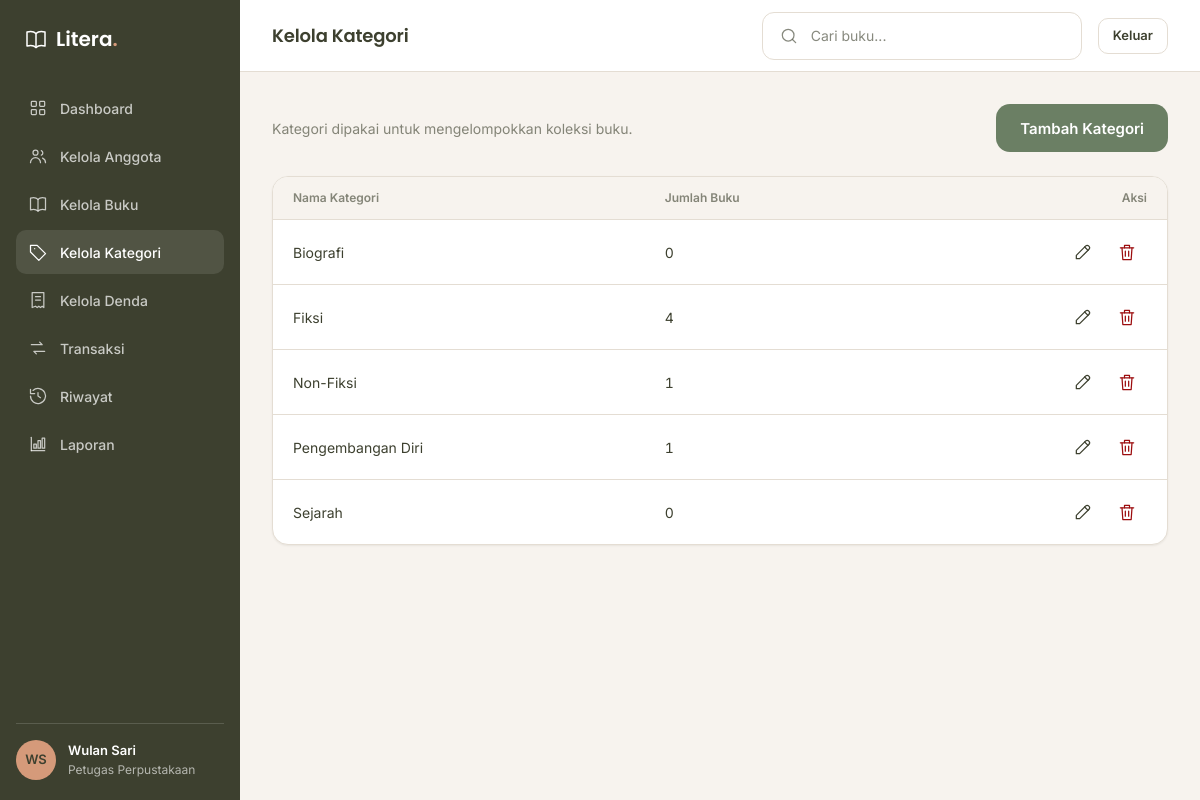
The page /admin/kategori (signed in) on the database its author committed.
### tables this page shows
CREATE TABLE kategori (
    id            INT AUTO_INCREMENT PRIMARY KEY,
    nama_kategori VARCHAR(100) NOT NULL UNIQUE
);

### app/core/Controller.php (called while the page is built, shortened)
<?php
abstract class Controller
{
    protected function view(string $view, array $data = [], string $layout = 'member'): void
    {
        extract($data, EXTR_SKIP);
        require dirname(__DIR__) . '/views/layouts/' . $layout . '.php';
    }
}

### app/controllers/KategoriController.php (called while the page is built, shortened)
<?php
final class KategoriController extends Controller
{
    public function index(): void
    {
        $this->view('admin/kategori/index', [
            'judul' => 'Kelola Kategori',
            'daftar' => Kategori::all(),
        ], 'admin');
    }
}

### public/index.php (called while the page is built, shortened)
<?php
$method = $_SERVER['REQUEST_METHOD'] ?? 'GET';
$path = (string) ($_GET['r'] ?? parse_url($_SERVER['REQUEST_URI'] ?? '/', PHP_URL_PATH) ?? '/');
$path = rawurldecode($path);
$path = '/' . trim($path, '/');
$router = new Router();
$router->get('/', [HomeController::class, 'index']);
$router->get('/login', [AuthController::class, 'form']);
$router->post('/login', [AuthController::class, 'login']);
$router->post('/logout', [AuthController::class, 'logout']);
$router->get('/beranda', [BerandaController::class, 'index'], 'anggota');
$router->get('/buku', [BukuController::class, 'index'], 'anggota');
$router->get('/buku/{id}', [BukuController::class, 'detail'], 'anggota');
$router->get('/pinjam', [PeminjamanController::class, 'form'], 'anggota');
$router->post('/pinjam', [PeminjamanController::class, 'store'], 'anggota');
$router->get('/pinjam/bukti/{id}', [PeminjamanController::class, 'bukti'], 'anggota');
$router->get('/kembali', [PengembalianController::class, 'index'], 'anggota');
$router->post('/kembali', [PengembalianController::class, 'ajukan'], 'anggota');
$router->get('/riwayat', [RiwayatController::class, 'anggota'], 'anggota');
$router->get('/denda', [DendaController::class, 'saya'], 'anggota');
$router->get('/profil', [ProfilController::class, 'index'], 'anggota');
$router->get('/admin', [DashboardController::class, 'index'], 'petugas');
$router->get('/admin/anggota', [AnggotaController::class, 'index'], 'petugas');
$router->get('/admin/anggota/tambah', [AnggotaController::class, 'create'], 'petugas');
$router->post('/admin/anggota', [AnggotaController::class, 'store'], 'petugas');
$router->get('/admin/anggota/{id}/edit', [AnggotaController::class, 'edit'], 'petugas');
$router->post('/admin/anggota/{id}', [AnggotaController::class, 'update'], 'petugas');
$router->post('/admin/anggota/{id}/hapus', [AnggotaController::class, 'destroy'], 'petugas');
$router->get('/admin/buku', [BukuController::class, 'adminIndex'], 'petugas');
$router->get('/admin/buku/tambah', [BukuController::class, 'create'], 'petugas');
$router->post('/admin/buku', [BukuController::class, 'store'], 'petugas');
$router->get('/admin/buku/{id}/edit', [BukuController::class, 'edit'], 'petugas');
$router->post('/admin/buku/{id}', [BukuController::class, 'update'], 'petugas');
$router->post('/admin/buku/{id}/hapus', [BukuController::class, 'destroy'], 'petugas');
$router->get('/admin/kategori', [KategoriController::class, 'index'], 'petugas');
$router->get('/admin/kategori/tambah', [KategoriController::class, 'create'], 'petugas');
$router->post('/admin/kategori', [KategoriController::class, 'store'], 'petugas');
$router->get('/admin/kategori/{id}/edit', [KategoriController::class, 'edit'], 'petugas');
$router->post('/admin/kategori/{id}', [KategoriController::class, 'update'], 'petugas');
$router->post('/admin/kategori/{id}/hapus', [KategoriController::class, 'destroy'], 'petugas');
$router->get('/admin/denda', [DendaController::class, 'index'], 'petugas');
$router->get('/admin/denda/tambah', [DendaController::class, 'create'], 'petugas');
$router->post('/admin/denda', [DendaController::class, 'store'], 'petugas');
$router->get('/admin/denda/{id}/edit', [DendaController::class, 'edit'], 'petugas');
$router->post('/admin/denda/{id}', [DendaController::class, 'update'], 'petugas');
$router->post('/admin/denda/{id}/hapus', [DendaController::class, 'destroy'], 'petugas');
$router->post('/admin/denda/{id}/lunas', [DendaController::class, 'lunas'], 'petugas');
$router->get('/admin/transaksi', [PeminjamanController::class, 'adminIndex'], 'petugas');
$router->get('/admin/transaksi/tambah', [PeminjamanController::class, 'adminCreate'], 'petugas');
$router->post('/admin/transaksi', [PeminjamanController::class, 'adminStore'], 'petugas');
$router->get('/admin/transaksi/{id}', [PeminjamanController::class, 'adminShow'], 'petugas');
$router->post('/admin/transaksi/{id}/kembali', [PengembalianController::class, 'proses'], 'petugas');
$router->get('/admin/riwayat', [RiwayatController::class, 'admin'], 'petugas');
$router->get('/admin/laporan', [LaporanController::class, 'buatLaporan'], 'petugas');
$router->dispatch($method, $path);

### app/models/Kategori.php (called while the page is built, shortened)
<?php
final class Kategori
{
    public static function all(): array
    {
        return Database::pdo()->query('SELECT k.*, COUNT(b.id) AS jumlah_buku FROM kategori k LEFT JOIN buku b ON b.kategori_id = k.id GROUP BY k.id ORDER BY k.nama_kategori')->fetchAll();
    }
}

### app/views/admin/kategori/index.php (the view, shortened to what this page needs)
<div class="toolbar">
    <p class="redup">Kategori dipakai untuk mengelompokkan koleksi buku.</p>
    <a class="btn btn--primary" href="<?= e(url('/admin/kategori/tambah')) ?>">Tambah Kategori</a>
</div>
<div class="table-card">
    <div class="table-scroll">
        <table class="tabel">
            <thead>
                <tr>
                    <th>Nama Kategori</th>
                    <th>Jumlah Buku</th>
                    <th class="kanan">Aksi</th>
                </tr>
            </thead>
            <tbody>
                <?php foreach ($daftar as $k): ?>
                    <tr>
                        <td><?= e($k['nama_kategori']) ?></td>
                        <td class="angka"><?= (int) $k['jumlah_buku'] ?></td>
                        <td>
                            <div class="tabel__aksi">
                                <a class="icon-btn" href="<?= e(url('/admin/kategori/' . $k['id'] . '/edit')) ?>" aria-label="Edit <?= e($k['nama_kategori']) ?>"><?= ikon('pencil') ?></a>
                                <button class="icon-btn icon-btn--bahaya" type="button"
                                        data-hapus="<?= e($k['nama_kategori']) ?>"
                                        data-aksi="<?= e(url('/admin/kategori/' . $k['id'] . '/hapus')) ?>"
                                        aria-label="Hapus <?= e($k['nama_kategori']) ?>"><?= ikon('trash') ?></button>
                            </div>
                        </td>
                    </tr>
                <?php endforeach; ?>
            </tbody>
        </table>
    </div>
</div>

### app/core/Router.php (shortened to what this page needs)
<?php
final class Router
{
    private array $routes = [];
    private function add(string $method, string $pattern, array $handler, ?string $role): void
    {
        $this->routes[] = compact('method', 'pattern', 'handler', 'role');
    }
    public function dispatch(string $method, string $path): void
    {
        foreach ($this->routes as $route) {
            if ($route['method'] !== $method) {
                continue;
            }
            $regex = '#^' . str_replace(['/', '{id}'], ['\/', '([0-9]+)'], $route['pattern']) . '$#';
            if (!preg_match($regex, $path, $cocok)) {
                continue;
            }
            [$kelas, $aksi] = $route['handler'];
            $params = array_map('intval', array_slice($cocok, 1));
            (new $kelas())->{$aksi}(...$params);
            return;
        }
        exit('Halaman tidak ditemukan.');
    }
}

### app/core/helpers.php (shortened to what this page needs)
<?php
function e($nilai): string
{
    return htmlspecialchars((string) $nilai, ENT_QUOTES, 'UTF-8');
}
function url(string $path = ''): string
{
    return BASE_URL . '/' . ltrim($path, '/');
}
function ikon(string $nama, int $ukuran = 20): string
{
    $path = $paths[$nama] ?? '';
    return '<svg class="ikon" width="' . $ukuran . '" height="' . $ukuran . '" viewBox="0 0 24 24" fill="none" stroke="currentColor" stroke-width="1.5" stroke-linecap="round" stroke-linejoin="round" aria-hidden="true">' . $path . '</svg>';
}
function logo(string $href = '#', bool $inverse = false): string
{
    $kelas = 'logo' . ($inverse ? ' logo--inverse' : '');
    $ikon = '<svg class="logo__ikon" width="24" height="24" viewBox="0 0 24 24" fill="none" stroke="currentColor" stroke-width="1.5" stroke-linecap="round" stroke-linejoin="round" aria-hidden="true"><path d="M12 6.5C10 4.5 6.5 4 3 5v14c3.5-1 7-.5 9 1.5 2-2 5.5-2.5 9-1.5V5c-3.5-1-7-.5-9 1.5Z"/><path d="M12 6.5v14"/></svg>';
    return '<a class="' . $kelas . '" href="' . e($href) . '">' . $ikon
        . '<span class="logo__teks">Litera<span class="logo__titik">.</span></span></a>';
}

### public/assets/css/tokens.css (style rules this page uses)
:root { --kelp: #3D402F; --willow: #6B7F64; --whiskey: #D59A7A; --tamarillo: #9C0D0F; --bg: #F7F3EE; --card: #FFFFFF; --sunken: rgba(61, 64, 47, 0.04); --border: #E4DDD3; --ink: #3D402F; --ink-2: rgba(61, 64, 47, 0.62); --ink-inv: #FFFFFF; --tint-success: rgba(107, 127, 100, 0.14); --tint-warning: rgba(213, 154, 122, 0.20); --tint-danger: rgba(156, 13, 15, 0.10); --tint-neutral: rgba(61, 64, 47, 0.08); --radius-kecil: 8px; --radius-input: 12px; --radius-tombol: 14px; --radius-kartu: 16px; --radius-pil: 999px; --bayang-halus: 0 1px 2px 0 rgba(61, 64, 47, 0.08); --bayang-angkat: 0 12px 32px 0 rgba(61, 64, 47, 0.10); --jarak-1: 4px; --jarak-2: 8px; --jarak-3: 12px; --jarak-4: 16px; --jarak-5: 24px; --jarak-6: 32px; --font-judul: 'Poppins', system-ui, -apple-system, 'Segoe UI', sans-serif; --font-teks: 'Inter', system-ui, -apple-system, 'Segoe UI', sans-serif; }

### public/assets/css/app.css (style rules this page uses)
*, *::before, *::after { box-sizing: border-box; }
html { -webkit-text-size-adjust: 100%; }
body { margin: 0; font-family: var(--font-teks); font-size: 14px; line-height: 1.5; color: var(--ink); background: var(--bg); }
h1, h2, h3, h4, p, ul, ol, dl, dd { margin: 0; }
a { color: var(--willow); text-decoration: none; }
button, input, select, textarea { font: inherit; color: inherit; }
button { cursor: pointer; }
img, svg { display: block; }
.redup { color: var(--ink-2); }
.angka { font-variant-numeric: tabular-nums; }
.ikon { flex: none; }
.logo { display: inline-flex; align-items: center; gap: 8px; font-family: var(--font-judul); font-size: 20px; font-weight: 600; color: var(--kelp); text-decoration: none; }
.logo__ikon { width: 24px; height: 24px; color: var(--willow); }
.logo__titik { color: var(--whiskey); }
.logo--inverse { color: var(--ink-inv); }
.logo--inverse .logo__ikon { color: var(--ink-inv); }
.btn { display: inline-flex; align-items: center; justify-content: center; gap: 8px; height: 48px; padding: 0 24px; border: 0; border-radius: var(--radius-tombol); font-family: var(--font-teks); font-size: 15px; font-weight: 600; line-height: 1; text-decoration: none; white-space: nowrap; transition: background-color .15s, color .15s, border-color .15s; }
.btn--primary { background: var(--willow); color: #fff; }
.icon-btn { display: inline-grid; place-items: center; width: 40px; height: 40px; border: 0; border-radius: 10px; background: transparent; color: var(--ink); }
.icon-btn--bahaya { color: var(--tamarillo); }
.input .ikon { color: var(--ink-2); }
.admin { background: var(--bg); }
.sidebar .logo { padding: 0 8px; margin-bottom: 32px; }
.side-link .ikon { width: 20px; height: 20px; }
.toolbar { display: flex; align-items: center; gap: 16px; }
.toolbar .btn { margin-left: auto; }
.table-card { background: var(--card); border: 1px solid var(--border); border-radius: var(--radius-kartu); overflow: hidden; box-shadow: var(--bayang-halus); }
.table-scroll { overflow-x: auto; }
.tabel { width: 100%; min-width: 720px; border-collapse: collapse; }
.tabel th { padding: 12px 20px; background: var(--bg); border-bottom: 1px solid var(--border); color: var(--ink-2); font-size: 12px; font-weight: 600; text-align: left; white-space: nowrap; }
.tabel td { padding: 12px 20px; border-bottom: 1px solid var(--border); font-size: 14px; vertical-align: middle; }
.tabel tbody tr:last-child td { border-bottom: 0; }
.tabel .kanan { text-align: right; }
.tabel__aksi { display: flex; gap: 4px; justify-content: flex-end; }

### rows shown on the page
kategori: nama_kategori "Biografi", jumlah_buku "0", $ukuran 20 (drawn)
kategori: nama_kategori "Fiksi", jumlah_buku "4", $ukuran 20 (drawn)
kategori: nama_kategori "Non-Fiksi", jumlah_buku "1", $ukuran 20 (drawn)
kategori: nama_kategori "Pengembangan Diri", jumlah_buku "1", $ukuran 20 (drawn)
kategori: nama_kategori "Sejarah", jumlah_buku "0", $ukuran 20 (drawn)

### other values the page prints
$label "Dashboard"
$label "Kelola Anggota"
$label "Kelola Buku"
$label "Kelola Kategori"
$label "Kelola Denda"
$label "Transaksi"
$label "Riwayat"
$label "Laporan"
